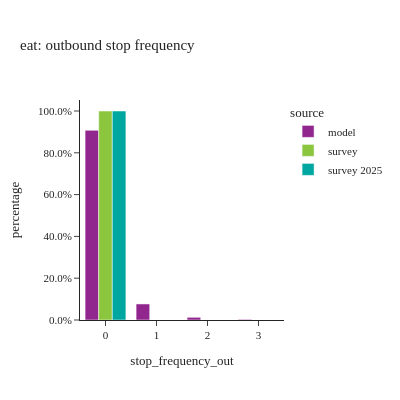
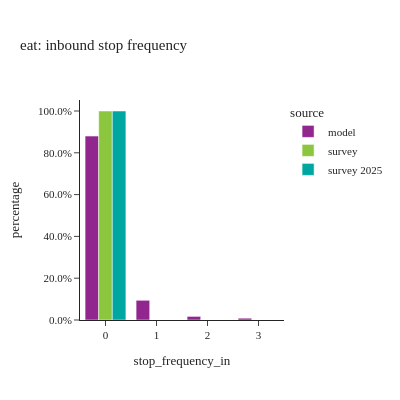

The cell these charts' notebook holds for them, in order:
### Code cell
#| layout: [[1,1], [1]]
stopfreq_by_tourtype(tour_data, "eat")

### Figure 1 — Plotly figure (JSON) as saved in the notebook; plotly's stock layout.template omitted (floating-point values rounded to 4 significant figures)
{"data": [{"alignmentgroup": "True", "customdata": [[260984], [22067], [3690], [840]], "hovertemplate": "source=model<br>stop_frequency_out=%{x}<br>percentage=%{y}<br>sample_size=%{customdata[0]}<extra></extra>", "legendgroup": "model", "marker": {"color": "#91268F", "pattern": {"shape": ""}}, "name": "model", "offsetgroup": "model", "orientation": "v", "showlegend": true, "textposition": "auto", "type": "bar", "x": ["0", "1", "2", "3"], "xaxis": "x", "y": [0.9075, 0.07673, 0.01283, 0.002921], "yaxis": "y"}, {"alignmentgroup": "True", "customdata": [[130]], "hovertemplate": "source=survey<br>stop_frequency_out=%{x}<br>percentage=%{y}<br>sample_size=%{customdata[0]}<extra></extra>", "legendgroup": "survey", "marker": {"color": "#8CC63E", "pattern": {"shape": ""}}, "name": "survey", "offsetgroup": "survey", "orientation": "v", "showlegend": true, "textposition": "auto", "type": "bar", "x": ["0"], "xaxis": "x", "y": [1.0], "yaxis": "y"}, {"alignmentgroup": "True", "customdata": [[18]], "hovertemplate": "source=survey 2025<br>stop_frequency_out=%{x}<br>percentage=%{y}<br>sample_size=%{customdata[0]}<extra></extra>", "legendgroup": "survey 2025", "marker": {"color": "#00A7A0", "pattern": {"shape": ""}}, "name": "survey 2025", "offsetgroup": "survey 2025", "orientation": "v", "showlegend": true, "textposition": "auto", "type": "bar", "x": ["0"], "xaxis": "x", "y": [1.0], "yaxis": "y"}], "layout": {"barmode": "group", "height": 400, "legend": {"title": {"text": "source"}, "tracegroupgap": 0}, "title": {"text": "eat: outbound stop frequency"}, "width": 400, "xaxis": {"anchor": "y", "domain": [0.0, 1.0], "title": {"text": "stop_frequency_out"}}, "yaxis": {"anchor": "x", "domain": [0.0, 1.0], "tickformat": ".1%", "title": {"text": "percentage"}}}}

### Figure 2 — Plotly figure (JSON) as saved in the notebook; plotly's stock layout.template omitted (floating-point values rounded to 4 significant figures)
{"data": [{"alignmentgroup": "True", "customdata": [[253059], [27107], [4928], [2487]], "hovertemplate": "source=model<br>stop_frequency_in=%{x}<br>percentage=%{y}<br>sample_size=%{customdata[0]}<extra></extra>", "legendgroup": "model", "marker": {"color": "#91268F", "pattern": {"shape": ""}}, "name": "model", "offsetgroup": "model", "orientation": "v", "showlegend": true, "textposition": "auto", "type": "bar", "x": ["0", "1", "2", "3"], "xaxis": "x", "y": [0.88, 0.09426, 0.01714, 0.008648], "yaxis": "y"}, {"alignmentgroup": "True", "customdata": [[129], [1]], "hovertemplate": "source=survey<br>stop_frequency_in=%{x}<br>percentage=%{y}<br>sample_size=%{customdata[0]}<extra></extra>", "legendgroup": "survey", "marker": {"color": "#8CC63E", "pattern": {"shape": ""}}, "name": "survey", "offsetgroup": "survey", "orientation": "v", "showlegend": true, "textposition": "auto", "type": "bar", "x": ["0", "2"], "xaxis": "x", "y": [1.0, 0.0], "yaxis": "y"}, {"alignmentgroup": "True", "customdata": [[18]], "hovertemplate": "source=survey 2025<br>stop_frequency_in=%{x}<br>percentage=%{y}<br>sample_size=%{customdata[0]}<extra></extra>", "legendgroup": "survey 2025", "marker": {"color": "#00A7A0", "pattern": {"shape": ""}}, "name": "survey 2025", "offsetgroup": "survey 2025", "orientation": "v", "showlegend": true, "textposition": "auto", "type": "bar", "x": ["0"], "xaxis": "x", "y": [1.0], "yaxis": "y"}], "layout": {"barmode": "group", "height": 400, "legend": {"title": {"text": "source"}, "tracegroupgap": 0}, "title": {"text": "eat: inbound stop frequency"}, "width": 400, "xaxis": {"anchor": "y", "domain": [0.0, 1.0], "title": {"text": "stop_frequency_in"}}, "yaxis": {"anchor": "x", "domain": [0.0, 1.0], "tickformat": ".1%", "title": {"text": "percentage"}}}}
